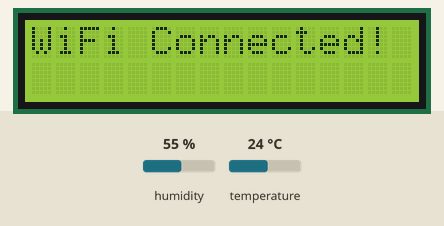
Recording of a program running on a simulated ESP32. On the bench: 16×2 character LCD. The inputs (shaded band) are chosen by the test bench; at power-on: humidity 55 %, temperature 24 °C. WiFi joins after 1.5 s; servers stay silent unless stated; uploads are accepted with an empty reply; the local clock reads 2024-03-15 10:24:30 at power-on unless the program sets it; what the program prints to the serial monitor is not drawn.

Above: at 1.6 s.
At 4.7 s:
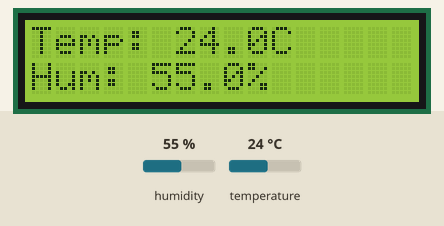
4.8 s: humidity set to 22 %
At 19.1 s:
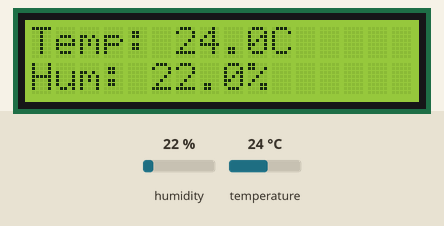
Timing chart, 0 to 20.6 s (numbered marks = the images above; inputs shaded):
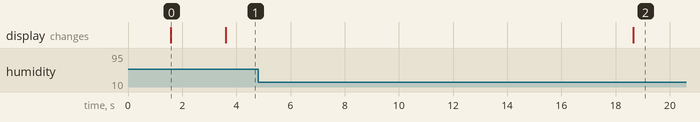

The program:

main.cpp
```cpp
#include <WiFi.h>
#include <Wire.h>
#include <DHT.h>
#include <RTClib.h>
#include <LiquidCrystal.h>
#include <HTTPClient.h>

// -------- DHT11 Settings --------
#define DHTPIN 4
#define DHTTYPE DHT11
DHT dht(DHTPIN, DHTTYPE);

// -------- LCD Settings --------
LiquidCrystal lcd(27, 26, 14, 12, 13, 15);

// -------- RTC Settings --------
RTC_DS3231 rtc;

// -------- WiFi Credentials --------
const char* WIFI_SSID = "A20s";
const char* WIFI_PASSWORD = "amue9397";

// -------- Django Server Configuration --------
const char* DJANGO_SERVER_URL = "http://172.16.50.189:8000/api/sensor-data/";

unsigned long lastSendTime = 0;
const unsigned long sendInterval = 15000; // 15 seconds

void setup() {
  Serial.begin(115200);

  lcd.begin(16, 2);
  lcd.clear();
  lcd.print("Initializing...");

  dht.begin();

  Wire.begin(21, 22); // SDA, SCL
  if (!rtc.begin()) {
    Serial.println("RTC not found!");
    lcd.setCursor(0, 1);
    lcd.print("RTC not found!");
    while (true);
  }

  WiFi.begin(WIFI_SSID, WIFI_PASSWORD);
  lcd.clear();
  lcd.setCursor(0, 0);
  lcd.print("Connecting WiFi");

  int retry = 0;
  while (WiFi.status() != WL_CONNECTED) {
    delay(500);
    Serial.print(".");
    retry++;
    if (retry > 30) {
      lcd.setCursor(0, 1);
      lcd.print("WiFi Failed!");
      while (true);
    }
  }

  lcd.clear();
  lcd.print("WiFi Connected!");
  Serial.println("WiFi connected. IP: " + WiFi.localIP().toString());
  delay(2000);
}

void loop() {
  if (millis() - lastSendTime >= sendInterval || lastSendTime == 0) {
    lastSendTime = millis();

    float temperature = dht.readTemperature();
    float humidity = dht.readHumidity();

    if (isnan(temperature) || isnan(humidity)) {
      Serial.println("Failed to read from DHT sensor!");
      lcd.clear();
      lcd.setCursor(0, 0);
      lcd.print("DHT Error");
      delay(3000);
      return;
    }

    DateTime now = rtc.now();
    char timestampStr[20];
    sprintf(timestampStr, "%04d-%02d-%02d %02d:%02d:%02d",
            now.year(), now.month(), now.day(),
            now.hour(), now.minute(), now.second());

    lcd.clear();
    lcd.setCursor(0, 0);
    lcd.print("Temp: ");
    lcd.print(temperature, 1);
    lcd.print("C");

    lcd.setCursor(0, 1);
    lcd.print("Hum: ");
    lcd.print(humidity, 1);
    lcd.print("%");

    if (WiFi.status() == WL_CONNECTED) {
      HTTPClient http;
      http.begin(DJANGO_SERVER_URL);
      http.addHeader("Content-Type", "application/json");

      String payload = "{";
      payload += "\"temperature\": " + String(temperature, 1) + ",";
      payload += "\"humidity\": " + String(humidity, 1) + ",";
      payload += "\"timestamp\": \"" + String(timestampStr) + "\"";
      payload += "}";

      Serial.println("Sending payload: " + payload);

      int httpCode = http.POST(payload);

      if (httpCode > 0) {
        Serial.print("HTTP Code: ");
        Serial.println(httpCode);
        String response = http.getString();
        Serial.println("Server Response: " + response);
      } else {
        Serial.print("Failed to send data: ");
        Serial.println(http.errorToString(httpCode));
      }

      http.end();
    } else {
      Serial.println("WiFi not connected");
    }
  }

  delay(100);
}
```

Measured:
- after the input at 4.8 s, the display: changes after 13.8 s (image 2)
- what the display in image 0 shows lasts 2.0 s, from 1.6 s to 3.6 s
